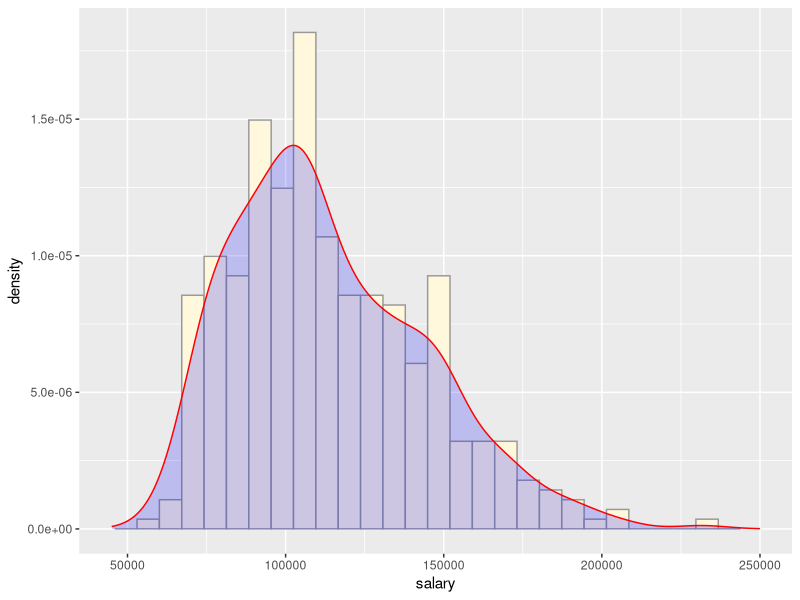
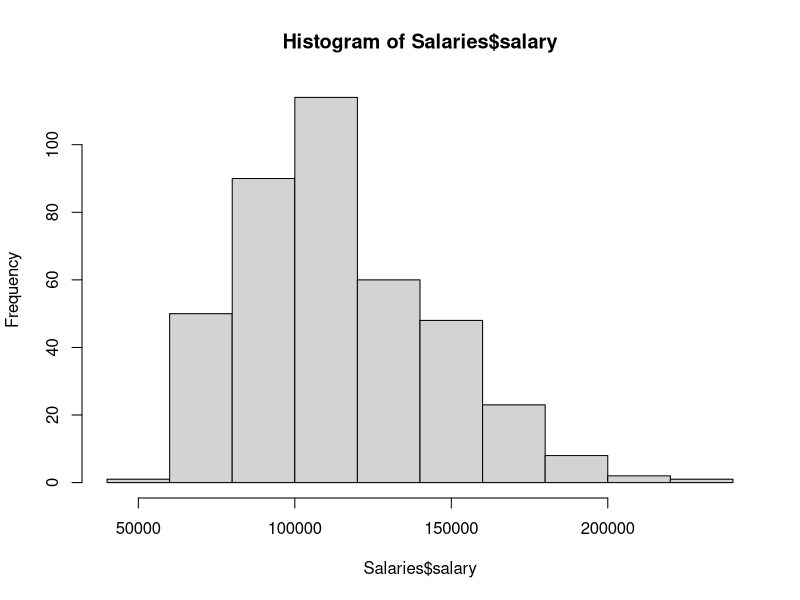
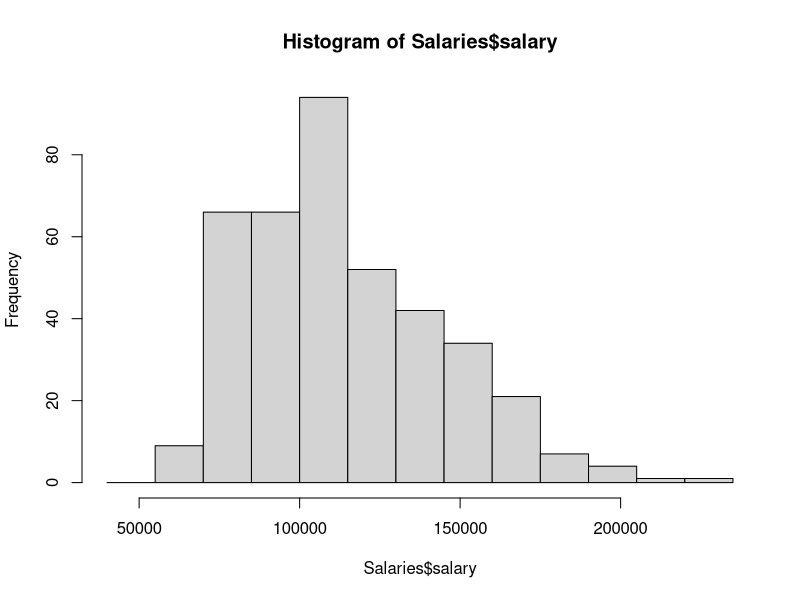
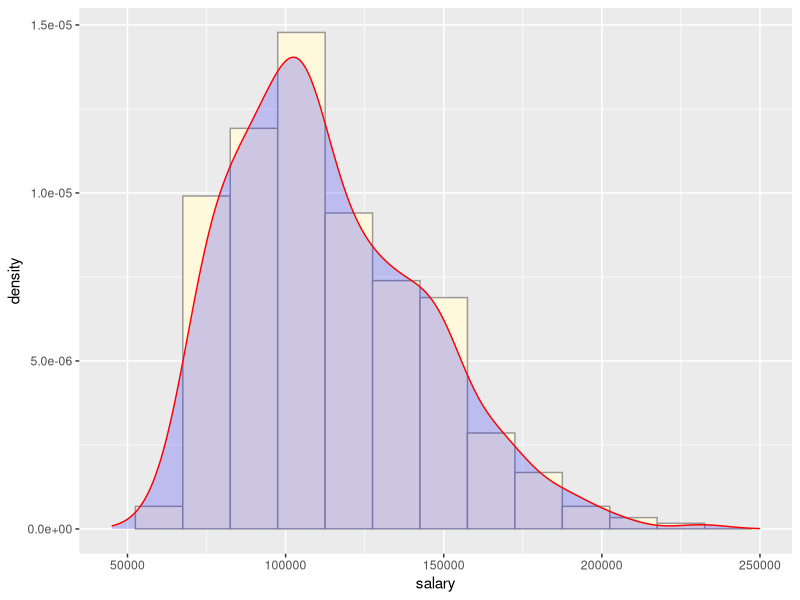

The R source for these figures, in order:
####limpiamos memoria####
rm(list = ls())

####cargar la data####
library(ggplot2)
library(car)

data("Salaries")
str(Salaries)
summary(Salaries)


ggplot(Salaries, aes(x=salary,y=..density..))+
  geom_histogram(colour='grey60',fill="cornsilk")+
  geom_density(colour=NA,fill="blue",alpha=0.2)+
  geom_line(stat = "density",colour="red")+
  xlim(45000,250000)

#/////////////////////////////
#los intervalos de clase
hs<-hist(Salaries$salary)
hs$breaks[2]-hs$breaks[1]#longitud del intervalo de clase
hs$counts

hs2<-hist(Salaries$salary,breaks=seq(40000,240000,15*1000))
hs2$breaks



ggplot(Salaries, aes(x=salary,y=..density..))+
  geom_histogram(binwidth = hs2$breaks[2]-hs2$breaks[1],colour='grey60',fill="cornsilk")+
  geom_density(colour=NA,fill="blue",alpha=0.2)+
  geom_line(stat = "density",colour="red")+
  xlim(45000,250000)



#////////////////////////////////












